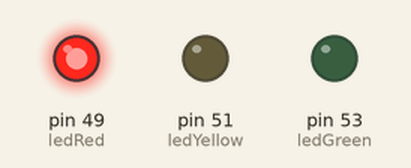
Bench run of a sketch on a simulated Arduino Mega 2560, built with avr-gcc and run on an emulated ATmega2560. Parts: output pins drawn as LEDs (lit = HIGH). What the sketch prints to the serial monitor is not drawn.

Above: at 2.5 s.
At 4.5 s:
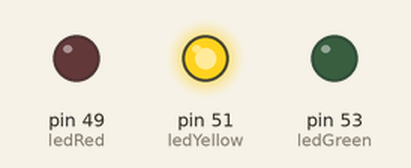
At 7.5 s:
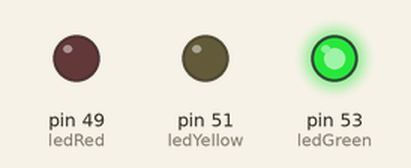
Timing chart, 0 to 12.7 s (numbered marks = the images above):
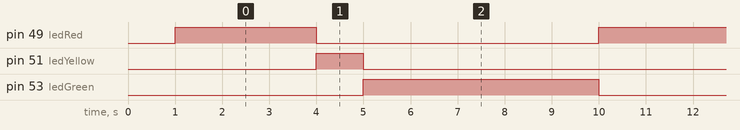

Measured:
- by itself, pin 49 (ledRed): alternates HIGH for 3.0 s and LOW for 6.0 s
- by itself, pin 51 (ledYellow): alternates HIGH for 1.0 s and LOW for 8.0 s
- by itself, pin 53 (ledGreen): alternates HIGH for 5.0 s and LOW for 4.0 s

The sketch:

8_LED_Indikator.ino
```cpp
/*Program for Hardware Test
  Trainer MPS Sorting Based Arduino
  Mechatronics Engineering 2nd Generation
  Vocational High School 2 Bojonegoro
*/

#define ledGreen 53
#define ledYellow 51
#define ledRed 49

void setup() {
  Serial.begin(9600);
  pinMode(ledGreen, OUTPUT);
  pinMode(ledYellow, OUTPUT);
  pinMode(ledRed, OUTPUT);
  Serial.println("Tes LED Indikator");
  delay(1000);
}

void loop() {
  digitalWrite(ledGreen, LOW);
  digitalWrite(ledRed, HIGH);
  delay(3000);
  digitalWrite(ledRed, LOW);
  digitalWrite(ledYellow, HIGH);
  delay(1000);
  digitalWrite(ledYellow, LOW);
  digitalWrite(ledGreen, HIGH);
  delay(5000);
}
```
